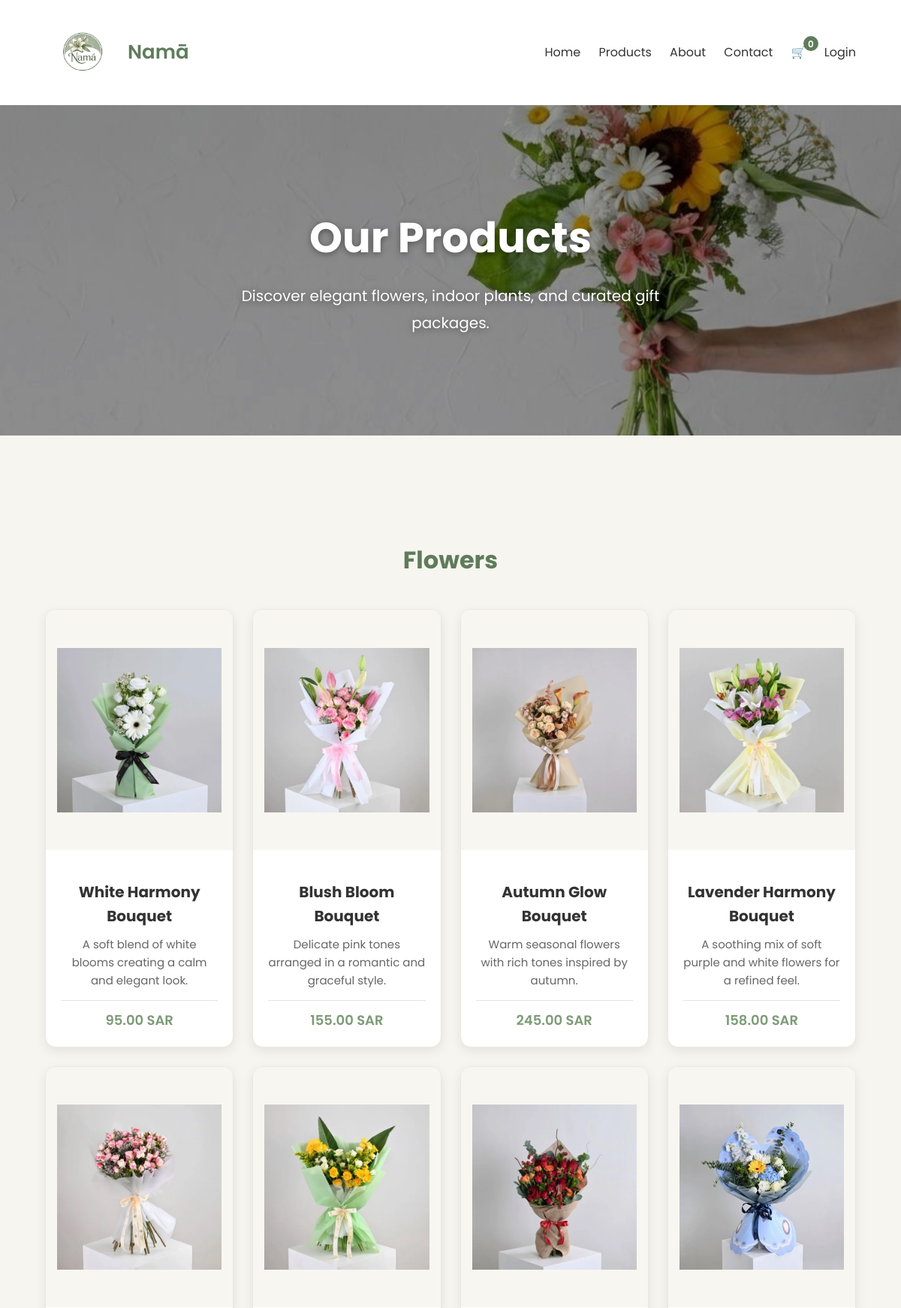
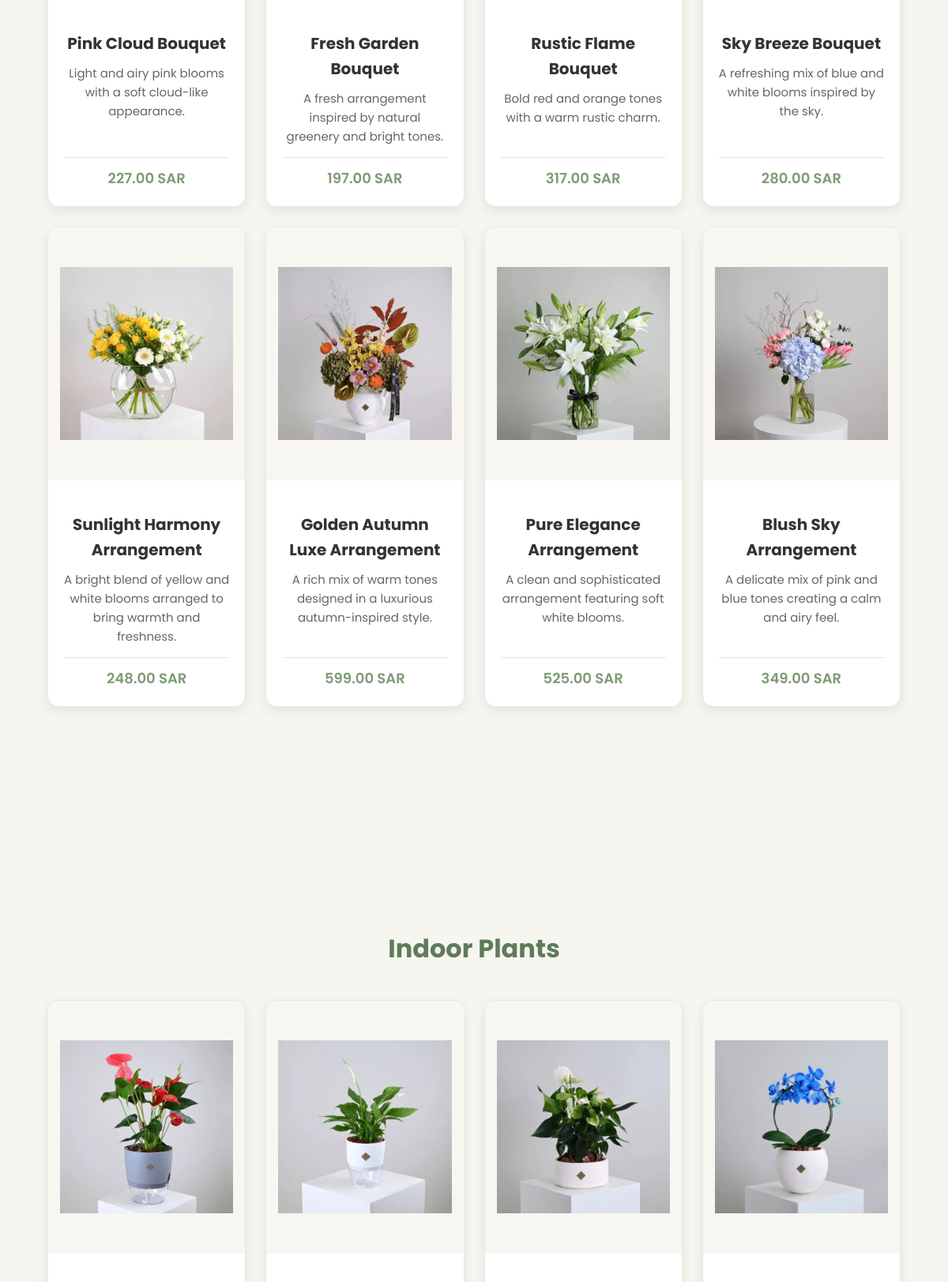
Screenshot of /pages/products.php (upper part) with the database file from the repository (2 pictures, top to bottom).
### tables this page shows
CREATE TABLE products (
  product_id INT AUTO_INCREMENT PRIMARY KEY,
  name VARCHAR(100) NOT NULL,
  description TEXT,
  price DECIMAL(10,2) NOT NULL,
  stock INT NOT NULL,
  image VARCHAR(255),
  category_id INT,
  FOREIGN KEY (category_id) REFERENCES categories(category_id)
);

### pages/products.php (the view, shortened to what this page needs)
<!DOCTYPE html>
<html lang="en">
<head>
  <link rel="stylesheet" href="../assets/css/style.css">
</head>
<?php include '../backend/getProducts.php'; ?>
<body>
<header class="navbar">
  <div class="logo">
    <img src="../assets/images/logo2.png" alt="logo">
    <span>Namā</span>
  </div>
  <nav class="nav-links">
    <a href="../home.html">Home</a>
    <a href="products.php">Products</a>
    <a href="../home.html#about">About</a>
    <a href="contact.html">Contact</a>
    <a href="pages/cart.html" class="cart-icon">
        🛒
        <span id="cart-count">0</span>
    </a>
    <a href="admin/admin-login.php">Login</a>
  </nav>
</header>
<section class="products-hero">
  <div class="overlay"></div>
  <div class="products-hero-content">
    <h1>Our Products</h1>
    <p>Discover elegant flowers, indoor plants, and curated gift packages.</p>
  </div>
</section>
<section class="products-section" id="flowers">
  <div class="section-heading">
    <h2>Flowers</h2>
  </div>
  <div class="products-grid">
  <?php
  $query = "SELECT * FROM products WHERE category_id=2";
  $result = mysqli_query($conn, $query);
  while($row = mysqli_fetch_assoc($result)) {
  ?>
    <div class="product-card" onclick="window.location.href='product-details.php?id=<?php echo $row['product_id']; ?>'">
      <img src="<?php echo $row['image']; ?>" alt="<?php echo $row['name']; ?>">
      <div class="product-details">
        <h3><?php echo $row['name']; ?></h3>
        <p><?php echo $row['description']; ?></p>
        <span><?php echo $row['price']; ?> SAR</span>
      </div>
    </div>
  <?php } ?>
  </div>
</section>
<section class="products-section" id="plants">
  <div class="section-heading">
    <h2>Indoor Plants</h2>
  </div>
  <div class="products-grid">
  <?php
  $query = "SELECT * FROM products WHERE category_id=1";
  $result = mysqli_query($conn, $query);
  while($row = mysqli_fetch_assoc($result)) {
  ?>
    <div class="product-card" onclick="window.location.href='product-details.php?id=<?php echo $row['product_id']; ?>'">
      <img src="<?php echo $row['image']; ?>" alt="<?php echo $row['name']; ?>">
      <div class="product-details">
      </div>
    </div>
  <?php } ?>
  </div>
</section>
</body>
</html>

### assets/css/style.css (style rules this page uses)
html { scroll-behavior:smooth; }
* { margin:0; padding:0; box-sizing:border-box; }
body { font-family:'Poppins', sans-serif; background:#f7f5ef; color:#333; line-height:1.6; min-height:100vh; display:flex; flex-direction:column; }
img { width:100%; display:block; }
a { text-decoration:none; }
.navbar { display:flex; justify-content:space-between; align-items:center; padding:20px 60px; background:white; box-shadow:0 2px 10px rgba(0,0,0,0.05); }
.nav-links a { margin-left:20px; color:#333; font-size:16px; transition:0.3s; }
.cart-icon { position: relative; font-size: 22px; }
#cart-count { position: absolute; top: -10px; right: -12px; background: #5e7c5a; color: white; font-size: 12px; width: 20px; height: 20px; border-radius: 50%; display: flex; align-items: center; justify-content: center; font-weight: 600; }
.overlay { position:absolute; inset:0; background:rgba(0,0,0,0.4); }
.section, .products-section, .about { padding:100px 60px; text-align:center; }
.section-title, .section-heading h2, .products-intro h2, .about h2 { font-size:32px; margin-bottom:40px; color:#5e7c5a; }
.products-hero { position:relative; height:55vh; background:url("../images/photo1.jpg") center/cover no-repeat; display:flex; align-items:center; justify-content:center; text-align:center; }
.products-hero-content { position:relative; color:white; max-width:700px; padding:0 20px; text-align:center; text-shadow:0 2px 8px rgba(0,0,0,0.4); }
.products-hero-content h1 { font-size:56px; margin-bottom:15px; }
.products-hero-content p { font-size:20px; line-height:1.8; }
.products-section > * { margin-bottom:40px; }
.products-section h2 { margin-top:40px; }
.products-section h3 { margin:20px 0 30px; }
.products-grid { display:grid; grid-template-columns:repeat(auto-fit,minmax(250px,1fr)); gap:25px; margin-bottom:40px; }
.product-card { background:white; border-radius:14px; overflow:hidden; border:1px solid #ece8df; box-shadow:0 5px 15px rgba(0,0,0,0.08); transition:0.3s; display:flex; flex-direction:column; cursor:pointer; }
.product-card img { width:100%; height:320px; object-fit:contain; background:#f8f6f1; padding:15px; }
.product-details { padding:20px; display:flex; flex-direction:column; flex-grow:1; }
.product-details h3 { margin-bottom:10px; color:#333; font-size:20px; }
.product-details p { color:#666; margin-bottom:14px; line-height:1.6; font-size:15px; }
.product-details span { color:#7d9b76; font-weight:600; font-size:18px; margin-top:auto; padding-top:12px; border-top:1px solid rgba(125,155,118,0.25); }
.logo { display: flex; align-items: center; gap: 10px; font-size: 26px; font-weight: 600; color: #5e7c5a; }
.logo img { width: 100px; height: 100px; object-fit: contain; }

### rows the page displays
products: image (picture), name "White Harmony Bouquet", description "A soft blend of white blooms creating a calm and elegant look.", price "95.00"
products: image (picture), name "Blush Bloom Bouquet", description "Delicate pink tones arranged in a romantic and graceful style.", price "155.00"
products: image (picture), name "Autumn Glow Bouquet", description "Warm seasonal flowers with rich tones inspired by autumn.", price "245.00"
products: image (picture), name "Lavender Harmony Bouquet", description "A soothing mix of soft purple and white flowers for a refined feel.", price "158.00"
products: image (picture), name "Pink Cloud Bouquet", description "Light and airy pink blooms with a soft cloud-like appearance.", price "227.00"
products: image (picture), name "Fresh Garden Bouquet", description "A fresh arrangement inspired by natural greenery and bright tones.", price "197.00"
products: image (picture), name "Rustic Flame Bouquet", description "Bold red and orange tones with a warm rustic charm.", price "317.00"
products: image (picture), name "Sky Breeze Bouquet", description "A refreshing mix of blue and white blooms inspired by the sky.", price "280.00"
products: image (picture), name "Sunlight Harmony Arrangement", description "A bright blend of yellow and white blooms arranged to bring warmth and freshness.", price "248.00"
products: image (picture), name "Golden Autumn Luxe Arrangement", description "A rich mix of warm tones designed in a luxurious autumn-inspired style.", price "599.00"
products: image (picture), name "Pure Elegance Arrangement", description "A clean and sophisticated arrangement featuring soft white blooms.", price "525.00"
products: image (picture), name "Blush Sky Arrangement", description "A delicate mix of pink and blue tones creating a calm and airy feel.", price "349.00"
products: image (picture)
products: image (picture)
products: image (picture)
products: image (picture)
